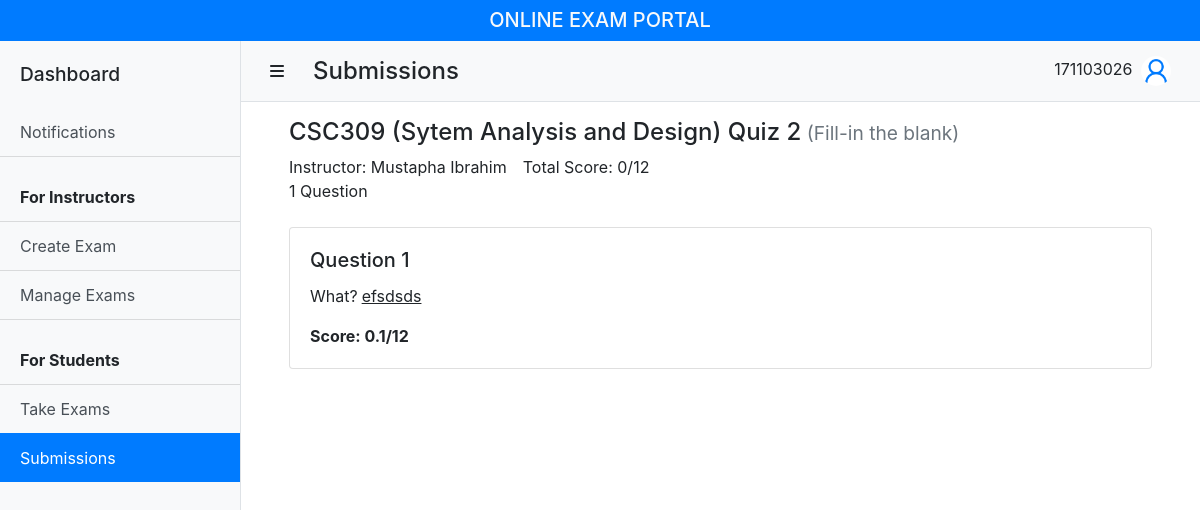
Screenshot of /submissions/fill-exam.php?examID=54 (signed in) with the database file from the repository.
### tables this page shows
CREATE TABLE `exam_assignment` (
  `exam_id` int(11) NOT NULL,
  `assignee_id` varchar(16) NOT NULL,
  `total_score` float DEFAULT NULL,
  `status_id` int(11) NOT NULL
);

CREATE TABLE `exam` (
  `exam_id` int(11) NOT NULL,
  `instructor_id` varchar(16) NOT NULL,
  `course_code` varchar(8) NOT NULL,
  `title` varchar(45) NOT NULL,
  `type_id` int(11) NOT NULL,
  `no_of_questions` int(11) NOT NULL,
  `status_id` int(11) NOT NULL DEFAULT 1,
  `invite_prefix` varchar(5) NOT NULL,
  `total_mark` float NOT NULL
);

CREATE TABLE `course` (
  `course_code` varchar(8) NOT NULL,
  `course_name` varchar(256) NOT NULL
);

CREATE TABLE `fill_in_response` (
  `exam_id` int(11) NOT NULL,
  `question_no` int(11) NOT NULL,
  `assignee_id` varchar(16) NOT NULL,
  `response` varchar(45) DEFAULT NULL,
  `score` float DEFAULT NULL
);

CREATE TABLE `fill_in_question` (
  `exam_id` int(11) NOT NULL,
  `question_no` int(11) NOT NULL,
  `question` varchar(256) NOT NULL,
  `mark` float NOT NULL
);

### submissions/fill-exam.php (the view, shortened to what this page needs)
<?php
require_once '../connect.php';
$userID = $_SESSION['userID'];
?>
<!DOCTYPE html>
<html lang="en">
<head>
  <link rel="stylesheet" href="https://stackpath.bootstrapcdn.com/bootstrap/4.4.1/css/bootstrap.min.css">
  <link href="../css/simple-sidebar.css" rel="stylesheet">
</head>
<?php
$examID = $_GET['examID'];
$sql = "SELECT a.*, e.course_code, e.no_of_questions, c.course_name, e.type_id, e.title, e.total_mark, CONCAT(user.first_name, ' ', user.last_name) AS instructor
FROM exam_assignment a
INNER JOIN exam e ON a.exam_id = e.exam_id
INNER JOIN course c ON e.course_code = c.course_code
INNER JOIN user ON e.instructor_id = user.user_id
WHERE a.status_id = 6 AND a.assignee_id = '$userID' AND a.exam_id = $examID";
$result = mysqli_query($conn, $sql);
$exam = mysqli_fetch_assoc($result);
$sql2 = "SELECT q.* , r.score, r.response
FROM fill_in_question q
INNER JOIN fill_in_response r ON (q.exam_id = r.exam_id AND q.question_no = r.question_no)
WHERE q.exam_id = $examID AND r.assignee_id = '$userID'";
$result2 = mysqli_query($conn, $sql2);
?>
<body>
  <?php include '../components/_header.php' ?>
  <div class="d-flex" id="wrapper">
    <?php require '../components/_sidebar.php' ?>
    <div id="page-content-wrapper">
      <?php require '../components/_navbar.php' ?>
      <div class="container py-3 px-5">
        <header class="mb-4" id="examHeader">
          <h4><?php echo "{$exam['course_code']} ({$exam['course_name']}) {$exam['title']}"; ?><small class="text-muted"> (Fill-in the blank)</small></h4>
          <div class="d-flex flex-column flex-md-row">
            <div class="mr-md-3">
              <div>Instructor: <?php echo $exam['instructor']?></div>
              <div><?php echo $exam['no_of_questions' ]?> Question<?php echo pluralSuffix($exam['no_of_questions' ]) ?></div>
            </div>
            <div>Total Score: <?php echo "{$exam['total_score']}/{$exam['total_mark']}" ?></div>
          </div>
        </header>
        <section>
          <?php
          if ($result2->num_rows > 0) {
          for ($i = 1; $i<=$exam['no_of_questions']; $i++) {
            $exam2 = mysqli_fetch_assoc($result2);
          echo
          '<div class="card my-3">
            <div class="card-body">
              <h5 class="card-title">Question ' . $exam2['question_no'] . '</h5>
              <p class="card-text">'
                 . prepareFillInQuestion($exam2['question'], NULL, $exam2['response'])  .
              '</p>
              <strong>
                Score: ' . $exam2['score'] . "/" . $exam2['mark'] .
              '</strong>
            </div>
          </div>';}}
            else {
              echo "No exams here";
            }
          ?>
        </section>
      </div>
    </div>
  </div>
</body>
</html>

### connect.php (shortened to what this page needs)
<?php
function prepareFillInQuestion(string $question, int $queNo = null, string $response = null) {
  $replace = '';
  if (is_null($response)) {
    $replace = '<input class="form-control" type="text" name="response' . $queNo . '">';
  } else {
    $replace = '<span class="px-1"><u>' . $response . '</u></span>';
  }
  return replaceFirstOccurence('___', $replace, $question);
}
function replaceFirstOccurence(string $search, string $replace, string $subject) {
  $result = $subject;
  $pos = strpos($subject, $search);
  if ($pos !== false) {
    $result = substr_replace($subject, $replace, $pos, strlen($search));
  }
  return $result;
}

### css/simple-sidebar.css (style rules this page uses)
body { overflow-x: hidden; }
#page-content-wrapper { min-width: 100vw; }
@media (min-width: 992px) { #page-content-wrapper { min-width: 0; width: 100%; } }

### rows the page displays
exam_assignment: exam.course_code "CSC309", course.course_name "Sytem Analysis and Design", exam.title "Quiz 2", exam.no_of_questions "1", total_score "0", exam.total_mark "12"
fill_in_response: fill_in_question.question_no "1", response.question "What?", response "efsdsds", score "0.1", fill_in_question.mark "12"

### other values shown
$userID "171103026"
$exam['instructor'] "Mustapha Ibrahim"
